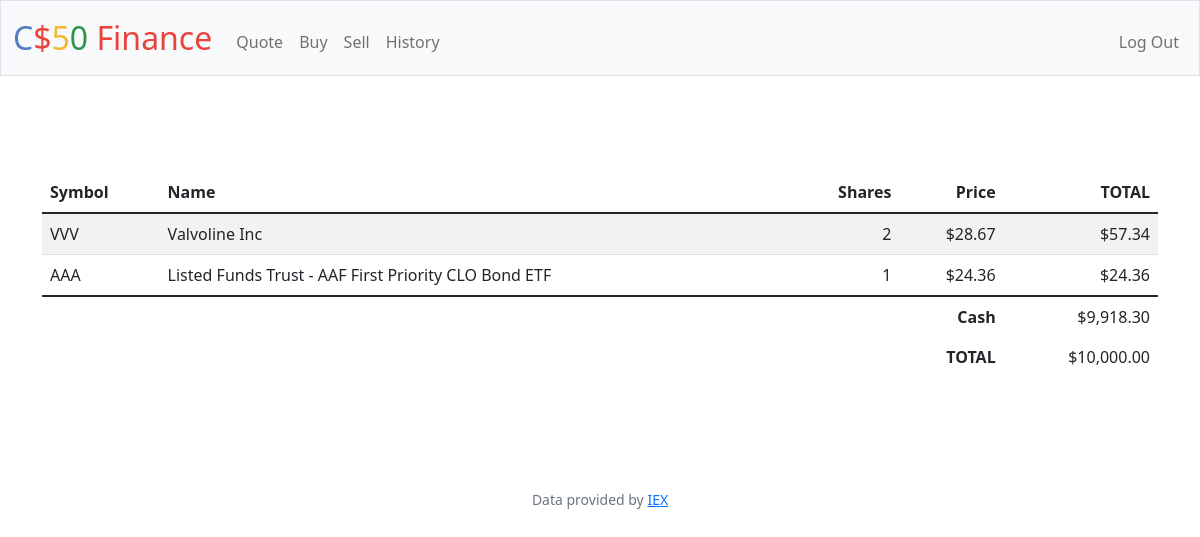
The page / (signed in) on the database its author committed.
### tables this page shows
CREATE TABLE owned
(
id INTEGER PRIMARY KEY AUTOINCREMENT NOT NULL,
user_id INTEGER,
symbol TEXT,
name TEXT,
shares INTEGER,
price NUMERIC, total NUMERIC,
FOREIGN KEY(user_id) REFERENCES users(id)
);

### app.py (the view)
@app.route("/")
@login_required
def index():
    owns = db.execute('SELECT * FROM owned WHERE user_id = ?', session['user_id'])
    cash = db.execute('SELECT cash FROM users WHERE id = ?', session['user_id'])[0]['cash']
    spent = db.execute('SELECT spent FROM users WHERE id = ?', session['user_id'])[0]['spent']
    total = cash + spent
    return render_template("index.html", owns=owns, o_cash=usd(cash), o_total=usd(total))

### app.py (called while the page is built)
@app.after_request
def after_request(response):
    response.headers["Cache-Control"] = "no-cache, no-store, must-revalidate"
    response.headers["Expires"] = 0
    response.headers["Pragma"] = "no-cache"
    return response

### helpers.py (called while the page is built)
def login_required(f):
    @wraps(f)
    def decorated_function(*args, **kwargs):
        if session.get("user_id") is None:
            return redirect("/login")
        return f(*args, **kwargs)
    return decorated_function

def usd(value):
    return f"${value:,.2f}"

### templates/index.html (shortened to what this page needs)
{% extends "layout.html" %}
{% block main %}
    <main class="container py-5 text-center">
        <table class="table table-striped">
            <thead>
                <tr>
                    <th class="text-start">Symbol</th>
                    <th class="text-start">Name</th>
                    <th class="text-end">Shares</th>
                    <th class="text-end">Price</th>
                    <th class="text-end">TOTAL</th>
                </tr>
            </thead>
            <tbody>
                {% for own in owns %}
                    <tr>
                        <td class="text-start">{{ own.symbol }}</td>
                        <td class="text-start">{{ own.name }}</td>
                        <td class="text-end">{{ own.shares }}</td>
                        <td class="text-end">{{ own.price }}</td>
                        <td class="text-end">{{ own.total }}</td>
                    </tr>
                {% endfor %}
            </tbody>
            <tfoot>
                <tr>
                    <td class="border-0 fw-bold text-end" colspan="4">Cash</td>
                    <td class="border-0 text-end">{{ o_cash }}</td>
                </tr>
                <tr>
                    <td class="border-0 fw-bold text-end" colspan="4">TOTAL</td>
                    <td class="border-0 w-bold text-end">{{ o_total }}</td>
                </tr>
            </tfoot>
        </table>
    </main>
{% endblock %}

### templates/layout.html (shortened to what this page needs)
<!DOCTYPE html>
<html lang="en">
    <head>
        <link href="https://cdn.jsdelivr.net/npm/bootstrap@5.1.3/dist/css/bootstrap.min.css" rel="stylesheet">
        <link href="/static/styles.css" rel="stylesheet">
    </head>
    <body>
        <nav class="bg-light border navbar navbar-expand-md navbar-light">
            <div class="container-fluid">
                <a class="navbar-brand" href="/"><span class="blue">C</span><span class="red">$</span><span class="yellow">5</span><span class="green">0</span> <span class="red">Finance</span></a>
                <div class="collapse navbar-collapse" id="navbar">
                    {% if session["user_id"] %}
                        <ul class="navbar-nav me-auto mt-2">
                            <li class="nav-item"><a class="nav-link" href="/quote">Quote</a></li>
                            <li class="nav-item"><a class="nav-link" href="/buy">Buy</a></li>
                            <li class="nav-item"><a class="nav-link" href="/sell">Sell</a></li>
                            <li class="nav-item"><a class="nav-link" href="/history">History</a></li>
                        </ul>
                        <ul class="navbar-nav ms-auto mt-2">
                            <li class="nav-item"><a class="nav-link" href="/logout">Log Out</a></li>
                        </ul>
                    {% else %}
                        <ul class="navbar-nav ms-auto mt-2">
                            <li class="nav-item"><a class="nav-link" href="/register">Register</a></li>
                            <li class="nav-item"><a class="nav-link" href="/login">Log In</a></li>
                        </ul>
                    {% endif %}
                </div>
            </div>
        </nav>
        <main class="container-fluid py-5 text-center">
            {% block main %}{% endblock %}
        </main>
        <footer class="mb-5 small text-center text-muted">
            Data provided by <a href="https://iexcloud.io/">IEX</a>
        </footer>
    </body>
</html>

### static/styles.css (style rules this page uses)
nav .navbar-brand { font-size: xx-large; }
nav .navbar-brand .blue { color: #537fbe; }
nav .navbar-brand .red { color: #ea433b; }
nav .navbar-brand .yellow { color: #f5b82e; }
nav .navbar-brand .green { color: #2e944b; }

### rows shown on the page
owned: symbol "VVV", name "Valvoline Inc", shares "2", price "$28.67", total "$57.34"
owned: symbol "AAA", name "Listed Funds Trust - AAF First Priority CLO Bond ETF", shares "1", price "$24.36", total "$24.36"

### other values the page prints
{{ o_cash }} "$9,918.30"
{{ o_total }} "$10,000.00"
